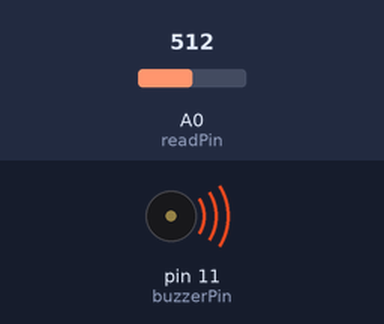
The sketch below on a simulated Arduino Uno, built with avr-gcc and run on an emulated ATmega328P. Parts: buzzer (waves = sounding). Inputs (shaded band) come from the test bench; at power-on: A0 (readPin) = 512. What the sketch prints to the serial monitor is not drawn.

Above: at 1.2 s.
1.3 s: A0 (readPin) set to 0
4.3 s: A0 (readPin) set to 122
Timing chart, 0 to 7.3 s (numbered marks = the images above; inputs shaded):
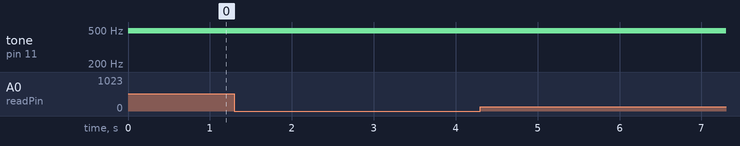

Measured:
- after the input at 1.3 s, every drawn part: stays the same
- after the input at 4.3 s, every drawn part: stays the same

The sketch:

photoResistorTest.ino
```cpp
/*
This is a homework for assignment given by
Paul McWhorter
in this excellent lecture (Arduino Tutorial 26: More Fun with Photo Resistors): https://www.youtube.com/watch?v=42ahyWUkTiU&t=778s

The basic idea is to translate light level perceived by a photoresistor into a sound frequency and volume generated by a passive buzzer.

The circuit is the same as Paul's.

Here is a video of this code in action:
*/

int readPin = A0;
int buzzerPin = 11;
int lightSensorReadValue;
int buzzerPinWriteValue;//sound volume (the higher this gets, the louder buzzer tick)

int counter = 0;
int countOfOutputsToSkip = 50;//This is for slowing down the Serial output. The bigger the number, the slower the output.

int maxReadValue = 1023;//please, don't change this :)
int maxWriteValue = 255;//don't change this too pls :)

//control the range of volume:
int minVolume = 1;//you can change this, note that it should not be higher than 255
int maxVolume = 255;//you can change this, note that it should not be higher than 255
/*if both minVolume and maxVolume are set to 255, its like using digitalWrite instead of analog one*/

//control the range of frequency
int minFrequency = 1000;//play with this (the measurement unit is Hz)
int maxFrequency = 10000;//play with this (the measurement unit is Hz)
long delayTime;

int frequency;//applied sound frequency

int getFrequency(int lightSensorReadValue) {
  return minFrequency + (maxFrequency - minFrequency) * float(lightSensorReadValue)/float(maxReadValue);
}

long getDelayInMicroSeconds(int frequency) {
    return long(1000000.0/frequency);
};

void setup() {
  // put your setup code here, to run once:
  Serial.begin(9600);
  pinMode(buzzerPin, OUTPUT);
  pinMode(readPin, INPUT);
}

void loop() {
  // put your main code here, to run repeatedly:
  lightSensorReadValue = analogRead(readPin);

  //this basically calculates the volume of sound to be generated
  buzzerPinWriteValue = minVolume + (maxVolume - minVolume) * (float(lightSensorReadValue)/maxReadValue);

  frequency = getFrequency(lightSensorReadValue);

  delayTime = getDelayInMicroSeconds(frequency);

  counter++;
  counter%=countOfOutputsToSkip;

  if (counter == 0) {
    Serial.print("Light level: " + String(100*float(lightSensorReadValue)/maxReadValue));
    Serial.print("% *** ");
    Serial.print("Sound frequency: ");
    Serial.print(frequency);
    Serial.print("Hz simulated by delay time of " + String(delayTime));
    Serial.print(" microSeconds *** Sound volume: " + String(100*float(buzzerPinWriteValue)/maxWriteValue));
    Serial.println(" %");
  }

  //delayTime = 1000;
  analogWrite(buzzerPin, buzzerPinWriteValue);
  delayMicroseconds(delayTime);
  analogWrite(buzzerPin, LOW);
  delayMicroseconds(delayTime);
}
```
